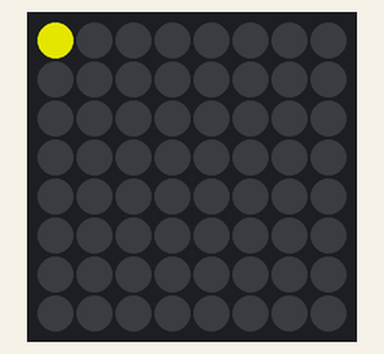
The program below on a simulated Raspberry Pi (BCM pin numbers) with a Sense HAT. Parts: the Sense HAT's 8×8 RGB LED matrix. Dim RGB values are drawn brighter than linear; the stepper is drawn at 200 steps a turn. At 6.4 s the program stops and its outputs stay as they are.

Above: at 0.07 s.
At 0.77 s:
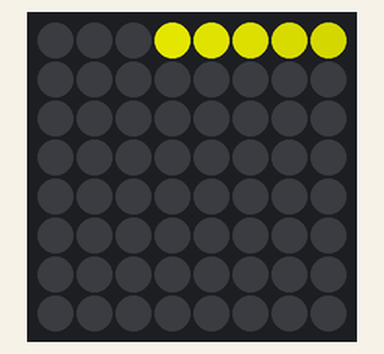
At 1.58 s:
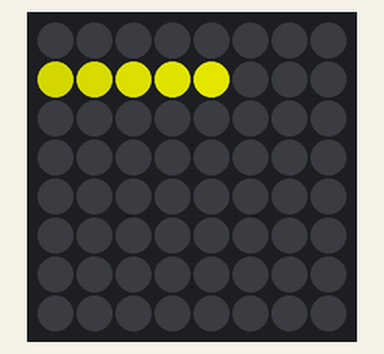
At 3.19 s:
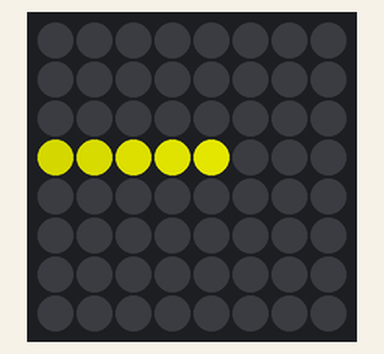
At 4.7 s:
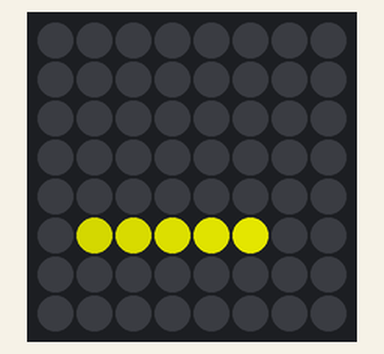
At 6.31 s:
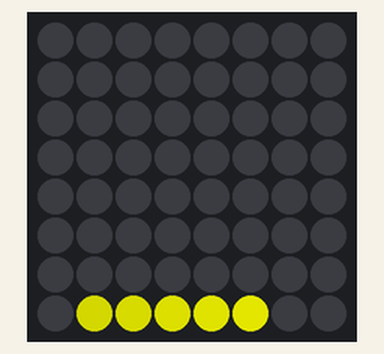

The program:

snake1.py
```python
#!/usr/bin/env python3
# ========================================================================
# snake1.py
#
# Description: Simulate a snake that zigzags across the LED until it
#              reaches the bottom corner.
#
# Author: Jim Ing
# Date: 2024-08-30
# ========================================================================

from config import sense
#from sense_hat import SenseHat
import time

def clear_matrix(sense):
    sense.clear()

def display_snake(sense, snake_positions):
    # Create an empty matrix
    matrix = [[(0, 0, 0)] * 8 for _ in range(8)]

    # Define colors
    snake_color = (255, 255, 255)  # Full brightness green
    fade_step = 16  # Increased value to fade the tail more quickly

    # Display the current snake positions
    for i, pos in enumerate(snake_positions):
        if 0 <= pos[0] < 8 and 0 <= pos[1] < 8:
            # Fade the tail based on its length
            if i < 5:
                fade_value = max(0, 255 - (i * fade_step))  # Tail fades from bright to dark
                matrix[pos[1]][pos[0]] = (fade_value, fade_value, 0)  # Yellow fading tail
            else:
                matrix[pos[1]][pos[0]] = snake_color

    # Flatten the matrix into a list of pixels
    pixels = [matrix[y][x] for y in range(8) for x in range(8)]

    # Display the matrix
    sense.set_pixels(pixels)

def move_snake(sense):
    x, y = 0, 0
    direction = 1  # 1 for right, -1 for left
    snake_positions = []

    while True:
        # Add the current position to the snake's positions
        snake_positions.append((x, y))

        # Keep the tail length to 5
        if len(snake_positions) > 5:
            snake_positions.pop(0)

        # Display the snake with the tail
        display_snake(sense, snake_positions)

        # Move the snake
        if direction == 1:
            x += 1
            if x == 8:
                x = 7
                y += 1
                direction = -1
        else:
            x -= 1
            if x < 0:
                x = 0
                y += 1
                direction = 1

        # Check if the snake has reached the bottom-right corner
        if y >= 8:
            break

        time.sleep(0.1)

    # Clear the matrix when finished
    clear_matrix(sense)

def main():
    #sense = SenseHat()

    try:
        move_snake(sense)
    except KeyboardInterrupt:
        sense.clear()

if __name__ == "__main__":
    main()
```

config.py
```python
#!/usr/bin/env python3
# ========================================================================
# config.py
#
# Description: Global configuration.
#
# Author: Jim Ing
# Date: 2024-08-29
# ========================================================================

from sense_hat import SenseHat
#from sense_hat import SenseHat, ACTION_PRESSED, ACTION_HELD, ACTION_RELEASED

sense = SenseHat()

sense.rotation = 0
sense.low_light = True
```
